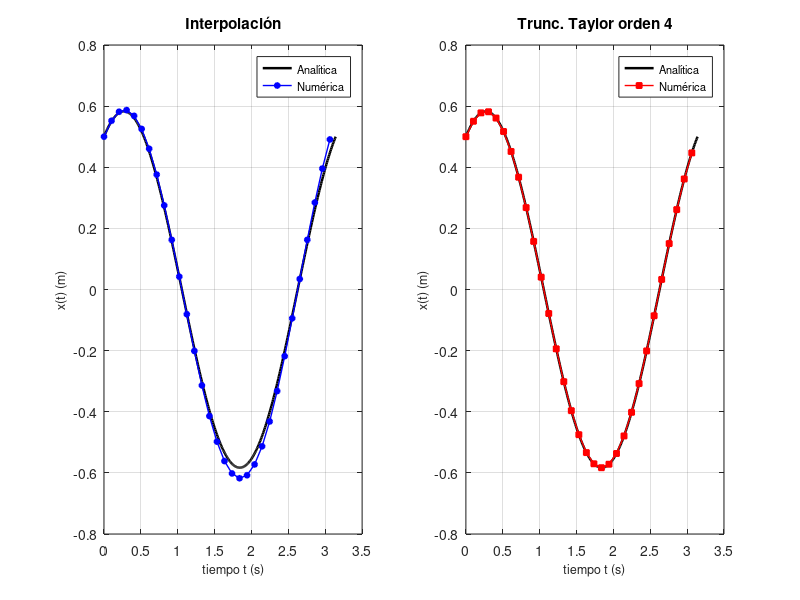
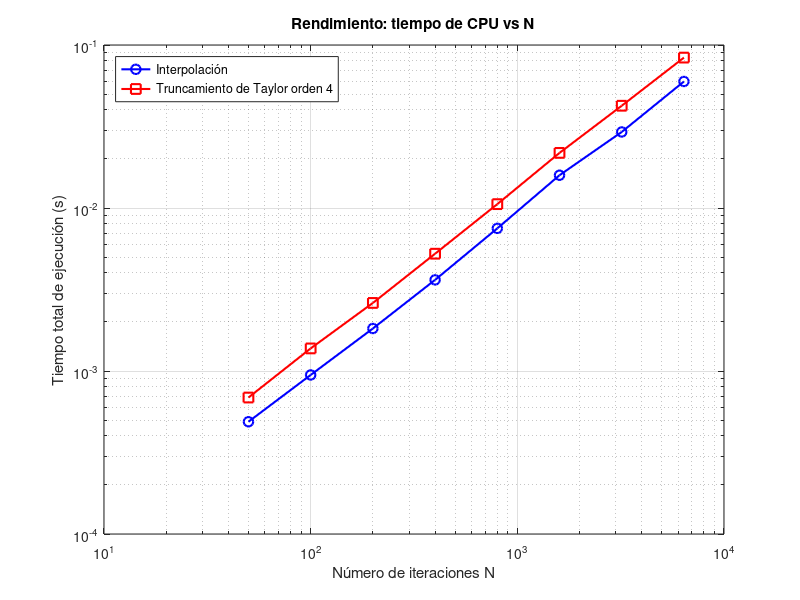
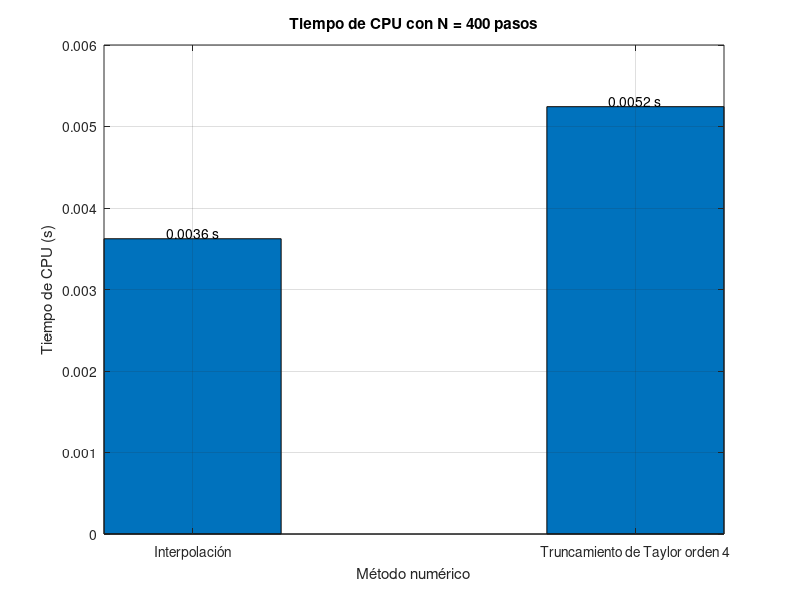
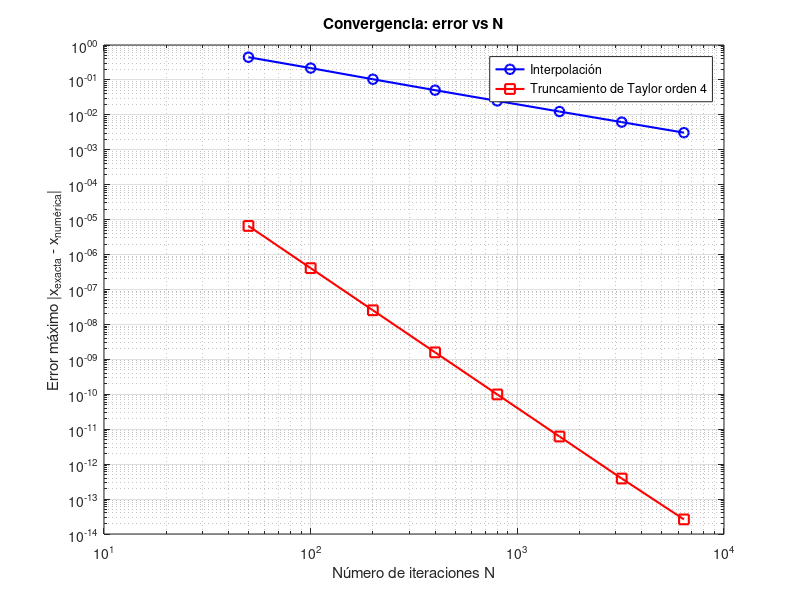

These figures' MATLAB source, in order:
% =====================================================================
% OsciladorArmonicoSimple.m
%
% Modelamiento físico y computacional de la ECUACIÓN DE UN OSCILADOR
% ARMÓNICO SIMPLE (basado en el PDF de la primera tarea).
%
% La ecuación diferencial de segundo orden del sistema resorte-masa es:
%
%        m·d²x/dt² + κ·x = 0          (resorte ideal sin fricción)
%
% dividiendo entre la masa m y llamando ω² = κ/m (frecuencia angular
% al cuadrado), la ecuación queda:
%
%        d²x/dt² + ω²·x = 0
%
% Su solución analítica (deducida en el PDF con el ansatz x = e^(r·t)
% y la identidad de Euler) es:
%
%        x(t) = A·cos(ωt) + B·sin(ωt)
%
% En este programa esa ecuación se resuelve de forma NUMÉRICA con dos
% métodos vistos en clase, tomando como referencia los archivos:
%   - PolC.m      -> método de interpolación (dos pasos)
%   - TrunTaylor.m-> método de Taylor truncado
%
% Para poder usar esos métodos (diseñados para EDO de primer orden),
% convertimos la EDO de segundo orden en un SISTEMA de dos EDO de
% primer orden definiendo la velocidad v = dx/dt:
%
%        dx/dt = v
%        dv/dt = -ω²·x
%
% GRÁFICAS QUE SE OBTIENEN:
%   1) Solución analítica vs solución numérica  -> x(t) vs t
%   2) Tiempo total de CPU vs N (rendimiento)   -> loglog
%   3) Tiempo de CPU con N del usuario (barras)
%   4) Error máximo vs N (convergencia)          -> loglog
%
% Uso (todos los argumentos son opcionales, se pueden poner de a uno):
%   OsciladorArmonicoSimple()                        -> valores por defecto
%   OsciladorArmonicoSimple(m, k, A, B, N, orden)
%   OsciladorArmonicoSimple(2.5, 10, 1, 0.7, 500, 4)
% =====================================================================

function OsciladorArmonicoSimple(m, k, A, B, N, orden)

  % Limpiamos la ventana de comandos y cerramos las figuras abiertas.
  % OJO: NO usamos "clear" porque borraría los argumentos m,k,A,B,N,
  % orden que acaban de llegar de la terminal.
  clc; close all;

  % ================= PARÁMETROS FÍSICOS DEL SISTEMA =================
  % El problema original (PDF) define los parámetros:
  %   κ = constante elástica del resorte, m = masa.
  % Si el usuario NO pasa un argumento, usamos el valor por defecto.
  % Nota: la variable local de entrada m se usa también para contar
  % cuántos argumentos llegaron (nargin), por eso la reasignamos.
  if nargin < 1, m = 1.0; end    % masa m por defecto en kg
  if nargin < 2, k = 4.0; end    % constante elástica κ por defecto (N/m)
  if nargin < 3, A = 0.5; end    % amplitud A por defecto (m)
  if nargin < 4, B = 0.3; end    % amplitud B por defecto (m)
  if nargin < 5, N = 400; end    % número de iteraciones por defecto
  if nargin < 6, orden = 4; end  % orden del Taylor por defecto (2..5)

  w = sqrt(k/m);        % frecuencia angular ω = sqrt(κ/m) en rad/s

  % Amplitudes A y B de la solución analítica x(t)=A·cos(ωt)+B·sin(ωt).
  % Son datos del problema y a la vez nos sirven para fijar las
  % condiciones iniciales:
  %   x(0) = A·cos(0) + B·sin(0) = A              -> posición inicial
  %   v(0) = -A·ω·sin(0) + B·ω·cos(0) = B·ω       -> velocidad inicial
  x0 = A;               % posición inicial x(0)
  v0 = B*w;             % velocidad inicial v(0) = dx/dt(0)

  % ================= INTERVALO DE TIEMPO ============================
  % Simulamos un periodo completo del movimiento. Como la frecuencia
  % angular es ω, el periodo vale T = 2π/ω.
  a = 0.0;              % tiempo inicial (s)
  b = 2*pi/w;           % tiempo final = un periodo T (s)

  % =================================================================
  % PARTE 1: SOLUCIÓN NUMÉRICA CON LOS DOS MÉTODOS
  % =================================================================

  % Solución numérica 1: método de interpolación de dos pasos
  % (adaptado de PolC.m). Devuelve el vector de tiempos tI y de
  % posiciones xI.
  [tI, xI] = metodoInterpolacion(N, a, b, w, x0, v0);

  % Solución numérica 2: método de Taylor truncado de orden 4
  % (adaptado de TrunTaylor.m). Devuelve tT y xT.
  [tT, xT] = metodoTaylor(N, a, b, w, x0, v0, orden);

  % Solución analítica x(t)=A·cos(ωt)+B·sin(ωt) evaluada en la misma
  % malla de tiempo (tiene N+1 nodos igual que las numéricas), para
  % poder comparar punto a punto.
  tA = a : (b - a)/N : b;                  % malla de tiempo (s)
  xA = A*cos(w*tA) + B*sin(w*tA);          % solución exacta (m)

  % Error absoluto en cada nodo: |solución exacta - solución numérica|.
  % Esto nos dice qué tan lejos está cada método de la solución real.
  eI = abs(xA - xI);      % error del método de interpolación
  eT = abs(xA - xT);      % error del método de Taylor truncado

  % Mostramos en la consola un resumen con los errores máximos.
  fprintf('---- RESUMEN DEL MODELAMIENTO ----\n');
  fprintf('ω = %.4f rad/s,  periodo T = %.4f s,  pasos N = %d,  h = %.6f s\n', ...
          w, b - a, N, (b - a)/N);
  fprintf('Error máx. interpolación : %.4e\n', max(eI));
  fprintf('Error máx. Truncamiento de Taylor orden %d: %.4e\n', orden, max(eT));

  % =================================================================
  % GRÁFICA 1: SOLUCIÓN ANALÍTICA vs SOLUCIÓN NUMÉRICA
  % =================================================================
  % Dos subplots lado a lado con ajuste manual de posiciones.
  % Para reducir la densidad de marcadores (MarkerIndices no existe en
  % Octave 7.1), se submuestrea el vector numérico cada 'skip' puntos.
  figure(1);
  skip = max(1, round(N / 30));   % ~30 marcadores visibles en total

  % ---- Panel izquierdo: interpolación ----
  subplot(1,2,1, 'Position', [0.08 0.14 0.38 0.74]);
  plot(tA, xA, 'k-', 'LineWidth', 1.8); hold on;
  plot(tI(1:skip:end), xI(1:skip:end), 'b-o', ...
       'LineWidth', 1.0, 'MarkerSize', 4, 'MarkerFaceColor', 'b');
  grid on;
  xlabel('tiempo t (s)', 'FontSize', 9);
  ylabel('x(t) (m)', 'FontSize', 9);
  title('Interpolación', 'FontSize', 11, 'FontWeight', 'bold');
  legend('Analítica', 'Numérica', 'Location', 'northeast', 'FontSize', 8);
  hold off;

  % ---- Panel derecho: Taylor truncado ----
  subplot(1,2,2, 'Position', [0.56 0.14 0.38 0.74]);
  plot(tA, xA, 'k-', 'LineWidth', 1.8); hold on;
  plot(tT(1:skip:end), xT(1:skip:end), 'r-s', ...
       'LineWidth', 1.0, 'MarkerSize', 4, 'MarkerFaceColor', 'r');
  grid on;
  xlabel('tiempo t (s)', 'FontSize', 9);
  ylabel('x(t) (m)', 'FontSize', 9);
  title(sprintf('Trunc. Taylor orden %d', orden), ...
        'FontSize', 11, 'FontWeight', 'bold');
  legend('Analítica', 'Numérica', 'Location', 'northeast', 'FontSize', 8);
  hold off;

  % =================================================================
  % BARRIDO DE N: TIEMPOS Y ERRORES
  % =================================================================
  % Para cada valor de N medimos el tiempo total de ejecución y el error
  % máximo contra la solución analítica. Esto permite construir las
  % gráficas de rendimiento (tiempo vs N) y de convergencia (error vs N).
  Ns = [50 100 200 400 800 1600 3200 6400];   % valores de N a probar
  if ~ismember(N, Ns)
    Ns = [Ns, N];
    Ns = sort(Ns);
  end

  cpuI = zeros(size(Ns));       % tiempo total de ejecución — interpolación
  cpuT = zeros(size(Ns));       % tiempo total de ejecución — Taylor
  errI = zeros(size(Ns));       % error máximo — interpolación
  errT = zeros(size(Ns));       % error máximo — Taylor

  repeticiones = 5;             % repeticiones por N para promediar tiempos

  for i = 1:numel(Ns)
    n = Ns(i);                  % N actual

    % Solución analítica en la malla de N pasos (se re calcula en cada N)
    tA_n = a : (b - a)/n : b;
    xA_n = A*cos(w*tA_n) + B*sin(w*tA_n);

    % ---- Método de interpolación: tiempo y error ----
    t_aux = 0;
    for r = 1:repeticiones
      tic;
      [tI_n, xI_n] = metodoInterpolacion(n, a, b, w, x0, v0);
      t_aux = t_aux + toc;
    end
    cpuI(i) = t_aux / repeticiones;       % tiempo total promedio
    errI(i) = max(abs(xA_n - xI_n));     % error máximo punto a punto

    % ---- Método de Taylor truncado: tiempo y error ----
    t_aux = 0;
    for r = 1:repeticiones
      tic;
      [tT_n, xT_n] = metodoTaylor(n, a, b, w, x0, v0, orden);
      t_aux = t_aux + toc;
    end
    cpuT(i) = t_aux / repeticiones;       % tiempo total promedio
    errT(i) = max(abs(xA_n - xT_n));     % error máximo punto a punto
  end

  % =================================================================
  % GRÁFICA 2: TIEMPO TOTAL DE EJECUCIÓN vs NÚMERO DE ITERACIONES
  % =================================================================
  % Eje X: N (número de iteraciones, escala logarítmica)
  % Eje Y: tiempo total de ejecución en segundos (escala logarítmica)
  % Cada punto corresponde al tiempo promedio de 'repeticiones' corridas
  % del método completo (desde la condición inicial hasta el último paso).
  figure(2);
  loglog(Ns, cpuI, 'b-o', 'LineWidth', 1.5, 'MarkerSize', 7); hold on;
  loglog(Ns, cpuT, 'r-s', 'LineWidth', 1.5, 'MarkerSize', 7);
  grid on;
  set(gca, 'GridLineStyle', '-', 'MinorGridLineStyle', ':');
  xlabel('Número de iteraciones N');
  ylabel('Tiempo total de ejecución (s)');
  title('Rendimiento: tiempo de CPU vs N');
  legend('Interpolación', sprintf('Truncamiento de Taylor orden %d', orden), ...
         'Location','NorthWest');
  hold off;

  % =================================================================
  % GRÁFICA 3: TIEMPO TOTAL CON EL N DEL USUARIO (barras)
  % =================================================================
  % Diagrama de barras que compara el tiempo de ambos métodos usando el
  % N específico que el usuario eligió. El valor se escribe encima de
  % cada barra para que sea fácil leerlo.
  figure(3);
  bar([cpuI(Ns == N), cpuT(Ns == N)], 0.4);
  grid on;
  set(gca, 'XTickLabel', {'Interpolación', ...
          sprintf('Truncamiento de Taylor orden %d', orden)});
  xlabel('Método numérico');
  ylabel('Tiempo de CPU (s)');
  title(sprintf('Tiempo de CPU con N = %d pasos', N));
  text(1, cpuI(Ns == N), sprintf('%.4f s', cpuI(Ns == N)), ...
       'HorizontalAlignment','center', 'VerticalAlignment','bottom');
  text(2, cpuT(Ns == N), sprintf('%.4f s', cpuT(Ns == N)), ...
       'HorizontalAlignment','center', 'VerticalAlignment','bottom');

  % =================================================================
  % GRÁFICA 4: ERROR GLOBAL vs NÚMERO DE ITERACIONES
  % =================================================================
  % Compara la precisión real de ambos métodos. Eje X: N (escala log),
  % Eje Y: error máximo |x_exacta - x_numérica| (escala log).
  % La pendiente de la recta en log-log indica el orden de convergencia.
  figure(4);
  loglog(Ns, errI, 'b-o', 'LineWidth', 1.5, 'MarkerSize', 7); hold on;
  loglog(Ns, errT, 'r-s', 'LineWidth', 1.5, 'MarkerSize', 7);
  grid on;
  set(gca, 'GridLineStyle', '-', 'MinorGridLineStyle', ':');
  xlabel('Número de iteraciones N');
  ylabel('Error máximo |x_{exacta} - x_{numérica}|');
  title('Convergencia: error vs N');
  legend('Interpolación', sprintf('Truncamiento de Taylor orden %d', orden), ...
         'Location','NorthEast');
  hold off;

  % Mostramos el resultado también en la consola.
  fprintf('Tiempo de CPU por número de iteraciones:\n');
  fprintf('  %-10s | %-18s | %-18s | %-18s | %-18s\n', 'N', ...
          'T(s) interp', sprintf('T(s) Trunc. Taylor %d', orden), ...
          'Err máx interp', sprintf('Err máx Trunc. Taylor %d', orden));
  fprintf('  %-10s-+-%-18s-+-%-18s-+-%-18s-+-%-18s\n', ...
          '----------', '------------------', '------------------', ...
          '------------------', '------------------');
  for i = 1:numel(Ns)
    fprintf('  %-10d | %14.6f s | %14.6f s | %14.4e | %14.4e\n', ...
            Ns(i), cpuI(i), cpuT(i), errI(i), errT(i));
  end

  % =================================================================
  % FIN: guardamos las figuras como PNG y pausamos.
  % =================================================================
  % Guardamos las figuras en PNG para que se puedan usar en la
  % presentación sin necesidad de sacar captura de pantalla.
  print(1, 'grafica_solucion_vs_analitica.png', '-dpng', '-r150');
  print(2, 'grafica_tiempo_vs_N.png', '-dpng', '-r150');
  print(3, 'grafica_barras_N_usuario.png', '-dpng', '-r150');
  print(4, 'grafica_error_vs_N.png', '-dpng', '-r150');
  fprintf('Figuras guardadas como PNG en la carpeta del proyecto.\n');
  fprintf('Presiona ENTER para cerrar las figuras...\n');
  pause;

end   % ============ fin de la función principal ============

% =====================================================================
% SUBFUNCIÓN: metodoInterpolacion
%
% Resuelve el sistema  dx/dt = v ; dv/dt = -ω²·x  con el método de
% INTERPOLACIÓN de dos pasos (el mismo esquema del archivo PolC.m).
%
% La fórmula del método (para una EDO y'=f(x,y)) es:
%   y(k+1) = y(k) + (h/2)·[ f(x(k-1),y(k-1)) + f(x(k),y(k)) ]
% que es un trapecio explícito de orden 2.
%
% Como el primer paso necesita los valores en dos nodos anteriores,
% arrancamos con un paso de Heun (Runge-Kutta de orden 2), igual que
% hace PolC.m.
% =====================================================================
function [t, x] = metodoInterpolacion(N, a, b, w, x0, v0)

  h = (b - a) / N;                  % paso de tiempo Δt = (b-a)/N

  % Preasignamos los vectores con (N+1) posiciones para que Octave no
  % los vaya agrandando en cada vuelta del bucle (es más rápido).
  t = zeros(1, N + 1);              % vector de tiempos
  x = zeros(1, N + 1);              % vector de posiciones
  v = zeros(1, N + 1);              % vector de velocidades (auxiliar)

  % Condiciones iniciales en el primer nodo.
  t(1) = a;                         % t_0 = a
  x(1) = x0;                        % x(0)
  v(1) = v0;                        % v(0)

  % ---- Arranque: un paso de Heun (RK2) para obtener los nodos 2 ----
  % k1 = f(t1, estado1)  y  k2 = f(t1+h, estado1 + h·k1)
  k1x = v(1);                                   % k1 de dx/dt = v
  k1v = -w^2 * x(1);                            % k1 de dv/dt = -ω²·x
  k2x = v(1) + h * k1v;                         % k2 de la posición
  k2v = -w^2 * (x(1) + h * k1x);                % k2 de la velocidad
  x(2) = x(1) + (h/2) * (k1x + k2x);            % posición en t2
  v(2) = v(1) + (h/2) * (k1v + k2v);            % velocidad en t2
  t(2) = t(1) + h;                              % segundo nodo de tiempo

  % ---- Bucle de interpolación de dos pasos ----
  % Aplicamos la fórmula del trapecio explícito a cada componente del
  % sistema, evaluando f en los dos nodos anteriores (k-1 y k).
  for k = 2:N
    % Para la posición: dx/dt = v, entonces f = v.
    x(k+1) = x(k) + (h/2) * (v(k-1) + v(k));
    % Para la velocidad: dv/dt = -ω²·x, entonces f = -ω²·x.
    v(k+1) = v(k) + (h/2) * (-w^2*x(k-1) - w^2*x(k));
    % Avanzamos el tiempo al siguiente nodo.
    t(k+1) = t(k) + h;
  end

end   % ============ fin de metodoInterpolacion ============

% =====================================================================
% SUBFUNCIÓN: metodoTaylor
%
% Resuelve el sistema  dx/dt = v ; dv/dt = -ω²·x  con el método de
% TAYLOR TRUNCADO de orden 2..5 (el mismo esquema del archivo
% TrunTaylor.m).
%
% La serie de Taylor para la posición x y la velocidad v es:
%
%   x(t+h) = x + h·x' + (h²/2!)·x'' + (h³/3!)·x''' + (h⁴/4!)·x'''' + ...
%   v(t+h) = v + h·v' + (h²/2!)·v'' + (h³/3!)·v''' + (h⁴/4!)·v'''' + ...
%
% Las derivadas se calculan derivando el sistema varias veces:
%   x'   = v         ,  v'   = -ω²·x
%   x''  = -ω²·x     ,  v''  = -ω²·v
%   x''' = -ω²·v     ,  v''' =  ω⁴·x
%   x''''=  ω⁴·x     ,  v''''=  ω⁴·v
% =====================================================================
function [t, x] = metodoTaylor(N, a, b, w, x0, v0, orden)

  h = (b - a) / N;                  % paso de tiempo Δt

  % Preasignamos los vectores para acelerar el bucle.
  t = zeros(1, N + 1);              % vector de tiempos
  x = zeros(1, N + 1);              % vector de posiciones
  v = zeros(1, N + 1);              % vector de velocidades

  % Condiciones iniciales.
  t(1) = a;                         % t_0 = a
  x(1) = x0;                        % x(0)
  v(1) = v0;                        % v(0)

  % ---- Bucle principal del método de Taylor truncado ----
  for k = 1:N
    xi = x(k);                      % posición actual x_k
    vi = v(k);                      % velocidad actual v_k

    % Incremento de la posición: empieza con el término de primer orden.
    incx = h * vi;
    % Incremento de la velocidad: primer orden, dv/dt = -ω²·x.
    incv = h * (-w^2 * xi);

    % Vamos añadiendo los términos de orden superior según el orden
    % pedido (igual que hace TrunTaylor.m con sus if).
    if orden >= 2
      incx = incx + (h^2/2) * (-w^2 * xi);    % x''/2! * h²
      incv = incv + (h^2/2) * (-w^2 * vi);    % v''/2! * h²
    end
    if orden >= 3
      incx = incx + (h^3/6) * (-w^2 * vi);    % x'''/3! * h³
      incv = incv + (h^3/6) * (w^4 * xi);     % v'''/3! * h³
    end
    if orden >= 4
      incx = incx + (h^4/24) * (w^4 * xi);    % x''''/4! * h⁴
      incv = incv + (h^4/24) * (w^4 * vi);    % v''''/4! * h⁴
    end
    if orden >= 5
      incx = incx + (h^5/120) * (w^4 * vi);   % x'''''/5! * h⁵
      incv = incv + (h^5/120) * (-w^6 * xi);  % v'''''/5! * h⁵
    end

    % Actualizamos la posición, la velocidad y el tiempo.
    x(k+1) = xi + incx;             % x_{k+1}
    v(k+1) = vi + incv;             % v_{k+1}
    t(k+1) = t(k) + h;              % t_{k+1} = t_k + h
  end

end   % ============ fin de metodoTaylor ============
